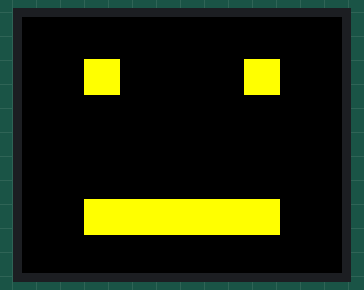
The sketch below on a simulated Arduino Uno, built with avr-gcc and run on an emulated ATmega328P. Parts: 160×128 colour display.

Above: at 0.4 s.
At 2.7 s:
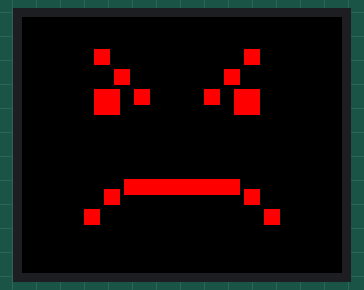
At 5.0 s:
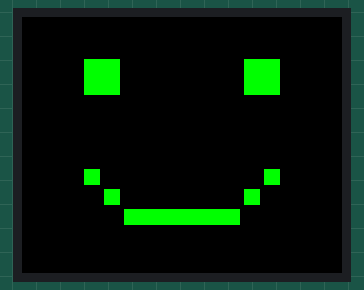
At 7.4 s:
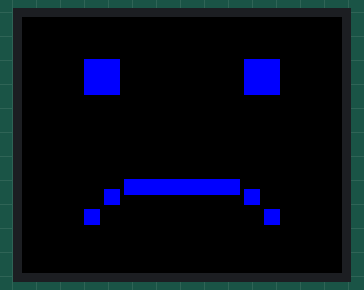
At 9.57 s:
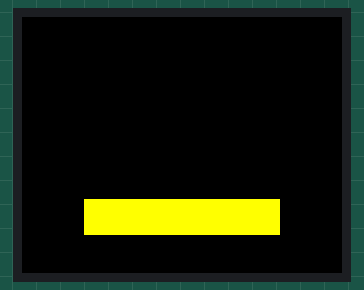

Measured:
- by itself, everything shown: repeats every 9.3 s, in 13 steps
- what the display in image 0 shows lasts 2.1 s, from 0.3 s to 2.4 s

The sketch:

test_visage.ino
```cpp
#include <TFT.h>  // Arduino LCD library
#include <SPI.h>

// pin definition for the Uno
#define cs   10
#define dc   9
#define rst  8

// create an instance of the library
TFT myScreen = TFT(cs, dc, rst);

void setup(){
  myScreen.begin();
  myScreen.background(0,0,0);  // clear the screen with black
}

void neutre(){
  myScreen.stroke(0,0,0);//couleur
  myScreen.fill(255,255,0);//remplissage
  myScreen.rect(30,20,20,20);//oeil gauche  rect: xstart ystart width height
  myScreen.rect(110,20,20,20);//oeil droit
  myScreen.rect(30,90,100,20);//bouche

  delay(150);
  myScreen.fill(0,0,0);
  myScreen.rect(30,20,20,20);//oeil gauche
  myScreen.rect(110,20,20,20);//oeil droit
  delay(150);
  myScreen.fill(255,255,0);//remplissage     // clignement
  myScreen.rect(30,20,20,20);//oeil gauche
  myScreen.rect(110,20,20,20);//oeil droit
  delay(2000);
}

void triste(){
   myScreen.stroke(0,0,0);//couleur
  myScreen.fill(0,0,255);//remplissage
  myScreen.rect(30,20,20,20);//oeil gauche
  myScreen.rect(110,20,20,20);//oeil droit

  myScreen.rect(40,85,10,10);
  myScreen.rect(50,80,60,10);//bouche
  myScreen.rect(110,85,10,10);
  myScreen.rect(30,95,10,10);
  myScreen.rect(120,95,10,10);

  delay(150);
  myScreen.fill(0,0,0);
  myScreen.rect(30,20,20,20);//oeil gauche
  myScreen.rect(110,20,20,20);//oeil droit
  delay(150);
  myScreen.fill(0 ,0,255);//remplissage     // clignement
  myScreen.rect(30,20,20,20);//oeil gauche
  myScreen.rect(110,20,20,20);//oeil droit
  delay(2000);
}

void joie(){
  myScreen.stroke(0,0,0);//couleur
  myScreen.fill(0,255,0);//remplissage
  myScreen.rect(30,20,20,20);//oeil gauche
  myScreen.rect(110,20,20,20);//oeil droit

  myScreen.rect(40,85,10,10);
  myScreen.rect(50,95,60,10);//bouche
  myScreen.rect(110,85,10,10);
  myScreen.rect(30,75,10,10);
  myScreen.rect(120,75,10,10);

  delay(150);
  myScreen.fill(0,0,0);
  myScreen.rect(30,20,20,20);//oeil gauche
  myScreen.rect(110,20,20,20);//oeil droit
  delay(150);
  myScreen.fill(0,255,0);//remplissage     // clignement
  myScreen.rect(30,20,20,20);//oeil gauche
  myScreen.rect(110,20,20,20);//oeil droit
  delay(2000);
}

void colere(){
  myScreen.stroke(0,0,0);//couleur
  myScreen.fill(255,0,0);//remplissage
  myScreen.rect(35,15,10,10);
  myScreen.rect(45,25,10,10);//oeil gauche
  myScreen.rect(55,35,10,10);
  myScreen.rect(35,35,15,15);

  myScreen.rect(110,15,10,10);
  myScreen.rect(100,25,10,10);//oeil gauche
  myScreen.rect(90,35,10,10);
  myScreen.rect(105,35,15,15);


  myScreen.rect(40,85,10,10);
  myScreen.rect(50,80,60,10);//bouche
  myScreen.rect(110,85,10,10);
  myScreen.rect(30,95,10,10);
  myScreen.rect(120,95,10,10);

  delay(150);
  myScreen.fill(0,0,0);
  myScreen.rect(35,35,15,15);//oeil gauche
  myScreen.rect(105,35,15,15);//oeil droit
  delay(150);
  myScreen.fill(255,0,0);//remplissage     // clignement
  myScreen.rect(35,35,15,15);//oeil gauche
  myScreen.rect(105,35,15,15);//oeil droit
  delay(2000);
}

void loop(){
  neutre();
   myScreen.background(0,0,0);
  colere();
   myScreen.background(0,0,0);
  joie();
   myScreen.background(0,0,0);
  triste();
   myScreen.background(0,0,0);
  }
```
